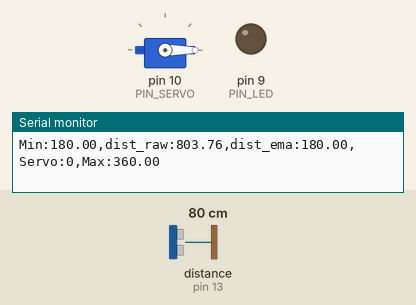
The sketch below on a simulated Arduino Uno, built with avr-gcc and run on an emulated ATmega328P. Shown: servo, output pins drawn as LEDs (lit = HIGH), the last lines printed to the serial monitor. Wiring (inferred from the names in the program): ultrasonic range finder: trigger pin 12; echo pin 13. The inputs (shaded band) are chosen by the test bench; at power-on: distance to the obstacle (sensor on pin 13) 80 cm. The echo pulse lasts 58.3 µs per cm; pins used as bus, display or sensor lines are not drawn.

Above: at 1.2 s.
1.3 s: distance to the obstacle (sensor on pin 13) set to 35 cm
At 1.91 s:
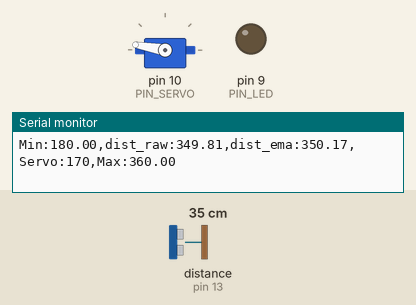
4.3 s: distance to the obstacle (sensor on pin 13) set to 18 cm
At 4.51 s:
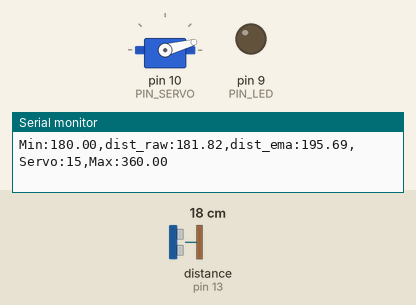
Timing chart, 0 to 7.3 s (numbered marks = the images above; inputs shaded):
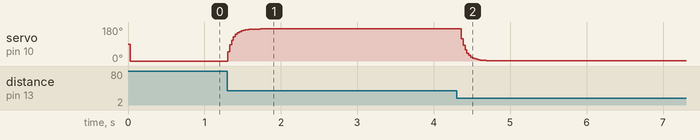

The sketch:

11P07.ino
```cpp
#include <Servo.h>

#define PIN_LED   9
#define PIN_TRIG  12
#define PIN_ECHO  13
#define PIN_SERVO 10

#define SND_VEL 346.0
#define INTERVAL 25
#define PULSE_DURATION 10
#define _DIST_MIN 180.0
#define _DIST_MAX 360.0

#define TIMEOUT ((INTERVAL / 2) * 1000.0)
#define SCALE (0.001 * 0.5 * SND_VEL)

#define _EMA_ALPHA 0.3

#define _DUTY_MIN 1000
#define _DUTY_NEU 1500
#define _DUTY_MAX 2000

float dist_ema, dist_prev = _DIST_MIN;
unsigned long last_sampling_time;

Servo myservo;

void setup() {
  pinMode(PIN_LED, OUTPUT);
  pinMode(PIN_TRIG, OUTPUT);
  pinMode(PIN_ECHO, INPUT);
  digitalWrite(PIN_TRIG, LOW);

  myservo.attach(PIN_SERVO);
  myservo.write(90);

  dist_ema = dist_prev;
  Serial.begin(57600);
  last_sampling_time = millis();
}

void loop() {
  if (millis() - last_sampling_time < INTERVAL) return;
  last_sampling_time = millis();

  float dist_raw = USS_measure(PIN_TRIG, PIN_ECHO);
  float dist_filtered;

  if ((dist_raw == 0.0) || (dist_raw < _DIST_MIN) || (dist_raw > _DIST_MAX)) {
    dist_filtered = dist_prev;
  } else {
    dist_filtered = dist_raw;
    dist_prev = dist_raw;
  }

  dist_ema = _EMA_ALPHA * dist_filtered + (1.0 - _EMA_ALPHA) * dist_ema;

  float angle;
  if (dist_ema <= _DIST_MIN) {
    angle = 0.0;
  } else if (dist_ema >= _DIST_MAX) {
    angle = 180.0;
  } else {
    angle = dist_ema - _DIST_MIN;
  }
  angle = constrain(angle, 0.0, 180.0);
  myservo.write((int)angle);

  Serial.print("Min:");    Serial.print(_DIST_MIN);
  Serial.print(",dist_raw:");  Serial.print(dist_raw);
  Serial.print(",dist_ema:");  Serial.print(dist_ema);
  Serial.print(",Servo:"); Serial.print(myservo.read());
  Serial.print(",Max:");   Serial.print(_DIST_MAX);
  Serial.println();
}

float USS_measure(int TRIG, int ECHO)
{
  digitalWrite(TRIG, LOW);
  delayMicroseconds(2);
  digitalWrite(TRIG, HIGH);
  delayMicroseconds(PULSE_DURATION);
  digitalWrite(TRIG, LOW);
  return pulseIn(ECHO, HIGH, TIMEOUT) * SCALE;
}
```
